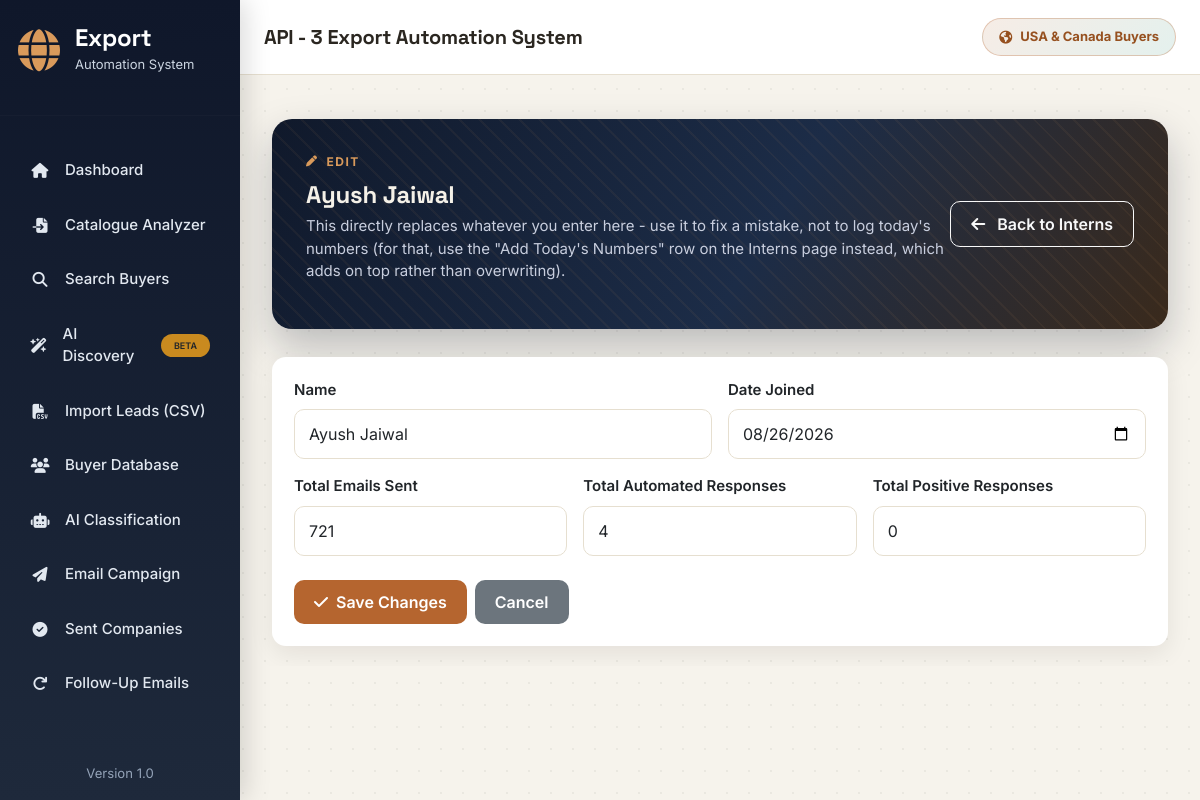
Before: /team/1/edit with the older database file.
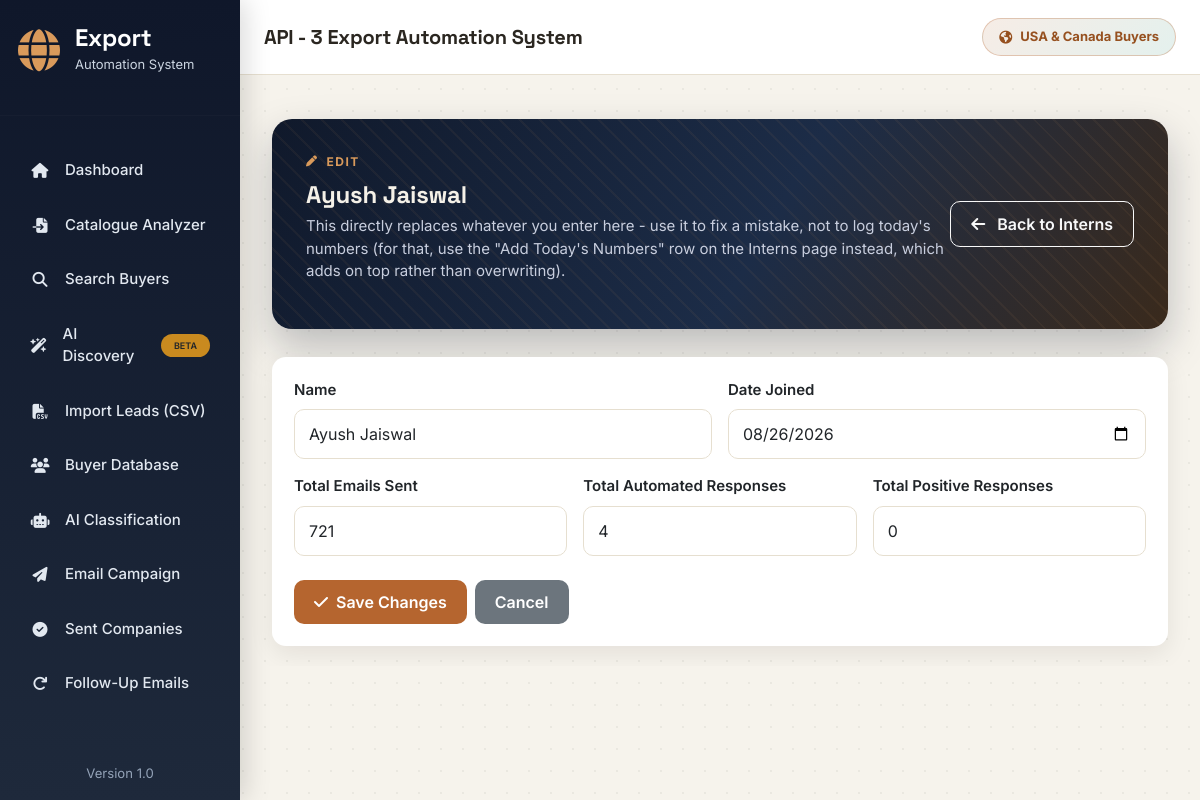
After: the same page with the newer database file.
### app/models.py (models this page shows, shortened)
class Intern(db.Model):
    __tablename__ = "interns"
    id = db.Column(db.Integer, primary_key=True)
    name = db.Column(db.String(150), nullable=False)
    status = db.Column(db.String(20), default="Active")
    emails_sent = db.Column(db.Integer, default=0)
    automated_responses = db.Column(db.Integer, default=0)
    positive_responses = db.Column(db.Integer, default=0)
    date_joined = db.Column(db.Date, nullable=False)
    date_discontinued = db.Column(db.Date)
    created_at = db.Column(
        db.DateTime,
        default=datetime.utcnow
    )

### app/routes/team.py (the view, shortened to what this page needs)
@team_bp.route("/team/<int:intern_id>/edit", methods=["GET", "POST"])
def edit_intern(intern_id):
    repo = InternRepository()
    intern = repo.get(intern_id)
    if not intern:
        flash("That team member no longer exists.", "warning")
        return redirect(url_for("team.team"))
    return render_template(
        "edit_intern.html",
        intern=intern
    )

### app/services/database/intern_repository.py (called while the page is built)
    def get(self, intern_id):
        return Intern.query.get(intern_id)

### app/templates/edit_intern.html
{% extends "base.html" %}
{% block content %}
<div class="container mt-4 fade-up">
    <div class="hero-banner d-flex justify-content-between align-items-center">
        <div>
            <div class="hero-eyebrow">
                <i class="fa-solid fa-pen"></i>
                Edit
            </div>
            <h2>
                {{ intern.name }}
            </h2>
            <p>
                This directly replaces whatever you enter here - use it to
                fix a mistake, not to log today's numbers (for that, use
                the "Add Today's Numbers" row on the Interns page instead,
                which adds on top rather than overwriting).
            </p>
        </div>
        <a href="/team" class="btn btn-outline-light">
            <i class="fa-solid fa-arrow-left me-2"></i>
            Back to Interns
        </a>
    </div>
    <div class="card">
        <div class="card-body">
            <form method="POST">
                <div class="row g-3">
                    <div class="col-md-6">
                        <label class="form-label">Name</label>
                        <input
                            type="text"
                            name="name"
                            class="form-control"
                            value="{{ intern.name }}"
                            required>
                    </div>
                    <div class="col-md-6">
                        <label class="form-label">Date Joined</label>
                        <input
                            type="date"
                            name="date_joined"
                            class="form-control"
                            value="{{ intern.date_joined.strftime('%Y-%m-%d') if intern.date_joined else '' }}">
                    </div>
                    <div class="col-md-4">
                        <label class="form-label">Total Emails Sent</label>
                        <input
                            type="number"
                            name="emails_sent"
                            class="form-control"
                            min="0"
                            value="{{ intern.emails_sent }}">
                    </div>
                    <div class="col-md-4">
                        <label class="form-label">Total Automated Responses</label>
                        <input
                            type="number"
                            name="automated_responses"
                            class="form-control"
                            min="0"
                            value="{{ intern.automated_responses }}">
                    </div>
                    <div class="col-md-4">
                        <label class="form-label">Total Positive Responses</label>
                        <input
                            type="number"
                            name="positive_responses"
                            class="form-control"
                            min="0"
                            value="{{ intern.positive_responses }}">
                    </div>
                </div>
                <div class="mt-4 d-flex gap-2">
                    <button type="submit" class="btn btn-primary">
                        <i class="fa-solid fa-check me-1"></i> Save Changes
                    </button>
                    <a href="/team" class="btn btn-secondary">Cancel</a>
                </div>
            </form>
        </div>
    </div>
</div>
{% endblock %}

### app/templates/base.html (shortened to what this page needs)
<!DOCTYPE html>
<html lang="en">
<head>
    <link
        href="https://cdn.jsdelivr.net/npm/bootstrap@5.3.3/dist/css/bootstrap.min.css"
        rel="stylesheet">
    <link
        rel="stylesheet"
        href="https://cdnjs.cloudflare.com/ajax/libs/font-awesome/6.6.0/css/all.min.css">
    <link
        rel="stylesheet"
        href="{{ url_for('static', filename='css/style.css') }}">
</head>
<body>
<div class="wrapper">
    <aside class="sidebar">
        <div class="logo">
            <i class="fa-solid fa-globe"></i>
            <div>
                <h4>Export</h4>
                <span>Automation System</span>
            </div>
        </div>
        <hr>
        <ul class="sidebar-menu">
            <li>
                <a href="/" class="{{ 'active' if request.path == '/' else '' }}">
                    <i class="fa-solid fa-house"></i>
                    Dashboard
                </a>
            </li>
            <li>
                <a href="/catalogue" class="{{ 'active' if request.path == '/catalogue' else '' }}">
                    <i class="fa-solid fa-file-import"></i>
                    Catalogue Analyzer
                </a>
            </li>
            <li>
                <a href="/search" class="{{ 'active' if request.path == '/search' else '' }}">
                    <i class="fa-solid fa-magnifying-glass"></i>
                    Search Buyers
                </a>
            </li>
            <li>
                <a href="/discover" class="{{ 'active' if request.path == '/discover' else '' }}">
                    <i class="fa-solid fa-wand-magic-sparkles"></i>
                    AI Discovery
                    <span class="badge bg-warning text-dark ms-1" style="font-size:9px;">BETA</span>
                </a>
            </li>
            <li>
                <a href="/import-leads" class="{{ 'active' if request.path == '/import-leads' else '' }}">
                    <i class="fa-solid fa-file-csv"></i>
                    Import Leads (CSV)
                </a>
            </li>
            <li>
                <a href="/buyers" class="{{ 'active' if request.path == '/buyers' else '' }}">
                    <i class="fa-solid fa-users"></i>
                    Buyer Database
                </a>
            </li>
            <li>
                <a href="/classify" class="{{ 'active' if request.path == '/classify' else '' }}">
                    <i class="fa-solid fa-robot"></i>
                    AI Classification
                </a>
            </li>
            <li>
                <a href="/campaign" class="{{ 'active' if request.path == '/campaign' else '' }}">
                    <i class="fa-solid fa-paper-plane"></i>
                    Email Campaign
                </a>
            </li>
            <li>
                <a href="/sent-companies" class="{{ 'active' if request.path == '/sent-companies' else '' }}">
                    <i class="fa-solid fa-circle-check"></i>
                    Sent Companies
                </a>
            </li>
            <li>
                <a href="/follow-up" class="{{ 'active' if request.path == '/follow-up' else '' }}">
                    <i class="fa-solid fa-arrow-rotate-right"></i>
                    Follow-Up Emails
                </a>
            </li>
            <li>
                <a href="/reports" class="{{ 'active' if request.path == '/reports' else '' }}">
                </a>
            </li>
        </ul>
        <div class="sidebar-footer">
            <small>
                Version 1.0
            </small>
        </div>
    </aside>
    <main class="main-content">
        <div class="topbar">
            <div class="d-flex align-items-center gap-2">
                <h3 class="mb-0">
                    API - 3 Export Automation System
                </h3>
            </div>
            <div class="usa-badge">
                <i class="fa-solid fa-earth-americas"></i>
                USA & Canada Buyers
            </div>
        </div>
        <div class="page-content">
            {% block content %}
            {% endblock %}
        </div>
    </main>
</div>
</body>
</html>

Changed rows visible on the page:
changed Intern: name "Ayush Jaiwal" → "Ayush Jaiswal"
